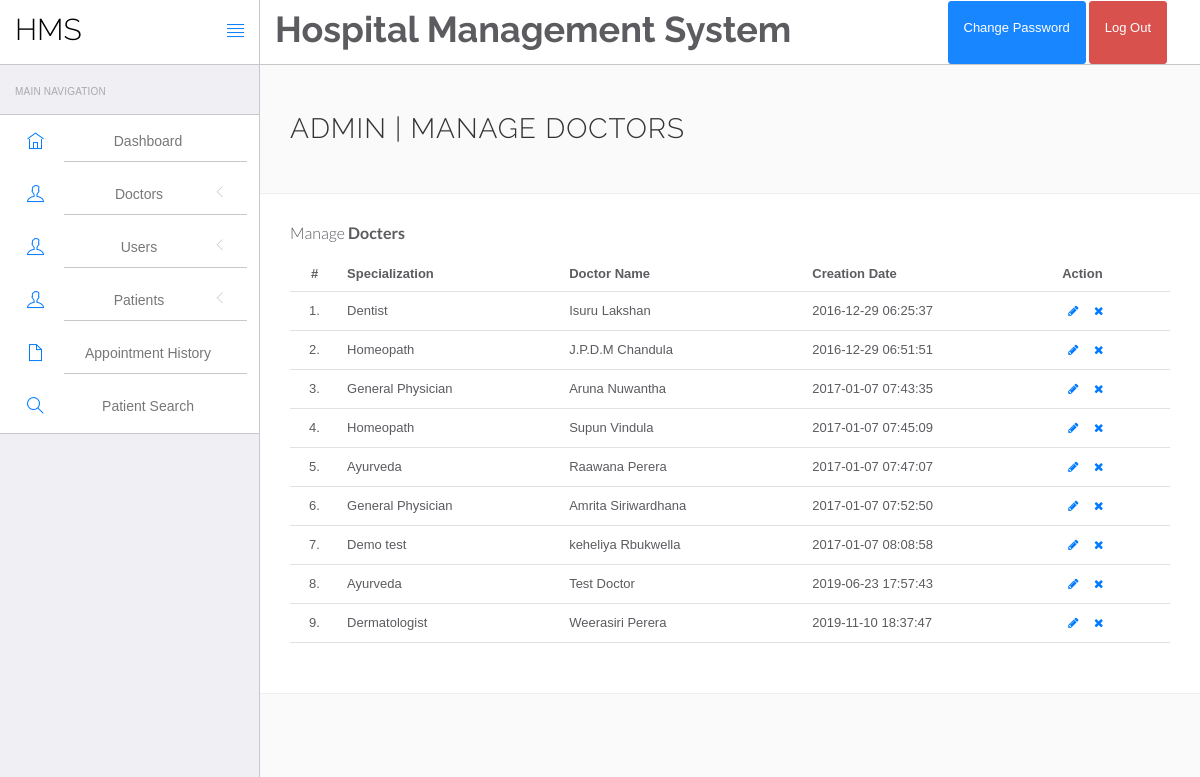
The app's page /hospital/hms/admin/manage-doctors.php (signed in) with its own data.
### tables this page shows
CREATE TABLE `doctors` (
  `id` int(11) NOT NULL,
  `specilization` varchar(255) DEFAULT NULL,
  `doctorName` varchar(255) DEFAULT NULL,
  `address` longtext DEFAULT NULL,
  `docFees` varchar(255) DEFAULT NULL,
  `contactno` bigint(11) DEFAULT NULL,
  `docEmail` varchar(255) DEFAULT NULL,
  `password` varchar(255) DEFAULT NULL,
  `creationDate` timestamp NULL DEFAULT current_timestamp(),
  `updationDate` timestamp NULL DEFAULT NULL ON UPDATE current_timestamp()
);

### hospital/hms/admin/manage-doctors.php (the view, shortened to what this page needs)
<?php
include('include/config.php');
?>
<!DOCTYPE html>
<html lang="en">
<head>
    <link rel="stylesheet" href="vendor/bootstrap/css/bootstrap.min.css">
    <link rel="stylesheet" href="vendor/fontawesome/css/font-awesome.min.css">
    <link rel="stylesheet" href="vendor/themify-icons/themify-icons.min.css">
    <link href="vendor/animate.css/animate.min.css" rel="stylesheet" media="screen">
    <link href="vendor/perfect-scrollbar/perfect-scrollbar.min.css" rel="stylesheet" media="screen">
    <link href="vendor/switchery/switchery.min.css" rel="stylesheet" media="screen">
    <link href="vendor/bootstrap-touchspin/jquery.bootstrap-touchspin.min.css" rel="stylesheet" media="screen">
    <link href="vendor/select2/select2.min.css" rel="stylesheet" media="screen">
    <link href="vendor/bootstrap-datepicker/bootstrap-datepicker3.standalone.min.css" rel="stylesheet" media="screen">
    <link href="vendor/bootstrap-timepicker/bootstrap-timepicker.min.css" rel="stylesheet" media="screen">
    <link rel="stylesheet" href="assets/css/styles.css">
    <link rel="stylesheet" href="assets/css/plugins.css">
    <link rel="stylesheet" href="assets/css/themes/theme-1.css" id="skin_color" />
</head>
<body>
    <div id="app">
        <?php include('include/sidebar.php');?>
        <div class="app-content">
            <?php include('include/header.php');?>
            <div class="main-content">
                <div class="wrap-content container" id="container">
                    <section id="page-title">
                        <div class="row">
                            <div class="col-sm-8">
                                <h1 class="mainTitle">Admin | Manage Doctors</h1>
                            </div>
                        </div>
                    </section>
                    <div class="container-fluid container-fullw bg-white">
                        <div class="row">
                            <div class="col-md-12">
                                <h5 class="over-title margin-bottom-15">Manage <span class="text-bold">Docters</span>
                                </h5>
                                <table class="table table-hover" id="sample-table-1">
                                    <thead>
                                        <tr>
                                            <th class="center">#</th>
                                            <th>Specialization</th>
                                            <th class="hidden-xs">Doctor Name</th>
                                            <th>Creation Date </th>
                                            <th>Action</th>
                                        </tr>
                                    </thead>
                                    <tbody>
                                        <?php
$sql=mysqli_query($con,"select * from doctors");
$cnt=1;
while($row=mysqli_fetch_array($sql))
{
?>
                                        <tr>
                                            <td class="center"><?php echo $cnt;?>.</td>
                                            <td class="hidden-xs"><?php echo $row['specilization'];?></td>
                                            <td><?php echo $row['doctorName'];?></td>
                                            <td><?php echo $row['creationDate'];?>
                                            </td>
                                            <td>
                                                <div class="visible-md visible-lg hidden-sm hidden-xs">
                                                    <a href="edit-doctor.php?id=<?php echo $row['id'];?>"
                                                        class="btn btn-transparent btn-xs" tooltip-placement="top"
                                                        tooltip="Edit"><i class="fa fa-pencil"></i></a>
                                                    <a href="manage-doctors.php?id=<?php echo $row['id']?>&del=delete"
                                                        onClick="return confirm('Are you sure you want to delete?')"
                                                        class="btn btn-transparent btn-xs tooltips"
                                                        tooltip-placement="top" tooltip="Remove"><i
                                                            class="fa fa-times fa fa-white"></i></a>
                                                </div>
                                            </td>
                                        </tr>
                                        <?php
$cnt=$cnt+1;
											 }?>
                                    </tbody>
                                </table>
                            </div>
                        </div>
                    </div>
                </div>
            </div>
        </div>
    </div>
</body>
</html>

### hospital/hms/admin/assets/css/themes/theme-1.css (style rules this page uses)
body { background: #FAFAFA; }

### records on screen
doctors: specilization "Dentist", doctorName "Isuru Lakshan", creationDate "2016-12-29 06:25:37"
doctors: specilization "Homeopath", doctorName "J.P.D.M Chandula", creationDate "2016-12-29 06:51:51"
doctors: specilization "General Physician", doctorName "Aruna Nuwantha", creationDate "2017-01-07 07:43:35"
doctors: specilization "Homeopath", doctorName "Supun Vindula", creationDate "2017-01-07 07:45:09"
doctors: specilization "Ayurveda", doctorName "Raawana Perera", creationDate "2017-01-07 07:47:07"
doctors: specilization "General Physician", doctorName "Amrita Siriwardhana", creationDate "2017-01-07 07:52:50"
doctors: specilization "Demo test", doctorName "keheliya Rbukwella", creationDate "2017-01-07 08:08:58"
doctors: specilization "Ayurveda", doctorName "Test Doctor", creationDate "2019-06-23 17:57:43"
doctors: specilization "Dermatologist", doctorName "Weerasiri Perera", creationDate "2019-11-10 18:37:47"
